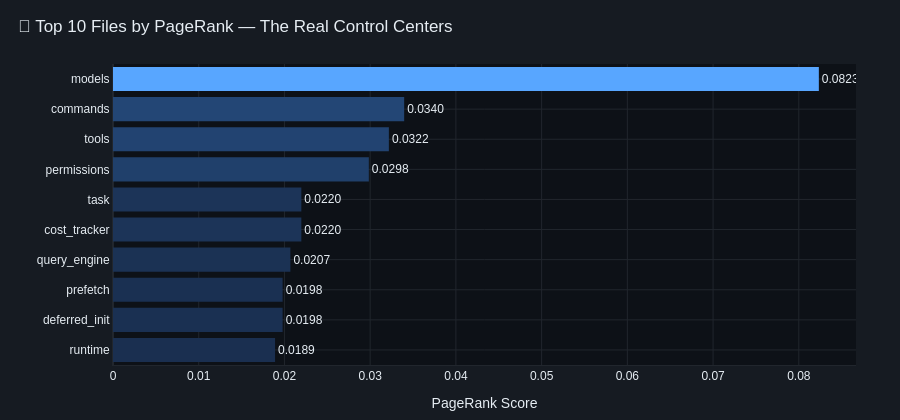

Source (notebook cell):
### Markdown cell above
## 5 · Top 10 Most Critical Files (PageRank)

PageRank treats every import as a vote of confidence. The files ranked highest are
the ones everything else depends on — the true control centers of Claude Code.

### Code cell
top10  = sorted(pr.items(), key=lambda x: x[1], reverse=True)[:10]
df_top = pd.DataFrame(top10, columns=["File", "Score"])
df_top["Subsystem"] = df_top["File"].apply(node_sub)
df_top["Label"]     = df_top["File"].apply(node_label)
df_top = df_top.sort_values("Score")

fig = px.bar(
    df_top, x="Score", y="Label", orientation="h",
    color="Score",
    color_continuous_scale=[[0,"#1a2f50"],[0.5,"#2c5f9e"],[1,"#58a6ff"]],
    text="Score",
    hover_data={"File": True, "Subsystem": True, "Score": ":.5f", "Label": False},
)
fig.update_traces(texttemplate="%{text:.4f}", textposition="outside", marker_line_width=0)
fig.update_coloraxes(showscale=False)
_style(fig, "📌 Top 10 Files by PageRank — The Real Control Centers", height=420)
fig.update_layout(yaxis_title="", xaxis_title="PageRank Score")
fig.show()
fig.write_image("graphs/03_pagerank_top10.png", width=1400, height=800, scale=2)

### Figure 1 — Plotly figure (JSON) as saved in the notebook; plotly's stock layout.template omitted (floating-point values rounded to 4 significant figures)
{"data": [{"customdata": [["runtime.py", "core"], ["deferred_init.py", "core"], ["prefetch.py", "core"], ["query_engine.py", "core"], ["cost_tracker.py", "core"], ["task.py", "core"], ["permissions.py", "core"], ["tools.py", "core"], ["commands.py", "core"], ["models.py", "core"]], "hovertemplate": "Score=%{marker.color:.5f}<br>File=%{customdata[0]}<br>Subsystem=%{customdata[1]}<extra></extra>", "legendgroup": "", "marker": {"color": [0.01891, 0.01979, 0.01979, 0.02069, 0.02197, 0.02197, 0.02984, 0.03218, 0.03397, 0.08234], "coloraxis": "coloraxis", "line": {"width": 0}, "pattern": {"shape": ""}}, "name": "", "orientation": "h", "showlegend": false, "text": [0.01891, 0.01979, 0.01979, 0.02069, 0.02197, 0.02197, 0.02984, 0.03218, 0.03397, 0.08234], "textposition": "outside", "texttemplate": "%{text:.4f}", "type": "bar", "x": [0.01891, 0.01979, 0.01979, 0.02069, 0.02197, 0.02197, 0.02984, 0.03218, 0.03397, 0.08234], "xaxis": "x", "y": ["runtime", "deferred_init", "prefetch", "query_engine", "cost_tracker", "task", "permissions", "tools", "commands", "models"], "yaxis": "y"}], "layout": {"barmode": "relative", "coloraxis": {"colorbar": {"title": {"text": "Score"}}, "colorscale": [[0, "#1a2f50"], [0.5, "#2c5f9e"], [1, "#58a6ff"]], "showscale": false}, "font": {"color": "#e6edf3", "family": "Arial, sans-serif", "size": 12}, "height": 420, "legend": {"tracegroupgap": 0}, "margin": {"b": 44, "l": 44, "r": 44, "t": 64}, "paper_bgcolor": "#161b22", "plot_bgcolor": "#0d1117", "title": {"font": {"color": "#e6edf3", "family": "Arial Black, Arial", "size": 17}, "text": "📌 Top 10 Files by PageRank — The Real Control Centers", "x": 0.02}, "xaxis": {"anchor": "y", "domain": [0, 1], "gridcolor": "#21262d", "linecolor": "#21262d", "title": {"text": "PageRank Score"}, "zerolinecolor": "#21262d"}, "yaxis": {"anchor": "x", "domain": [0, 1], "gridcolor": "#21262d", "linecolor": "#21262d", "title": {"text": ""}, "zerolinecolor": "#21262d"}}}
